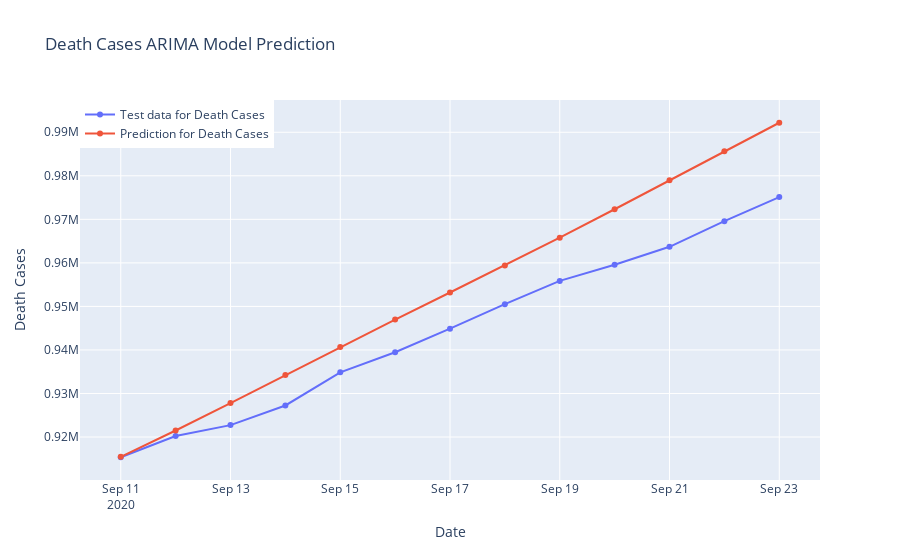

Notebook code for this chart:
### Code cell
#Checking the performance on test dataset

fig = go.Figure()
fig.add_trace(go.Scatter(x = model_test.index, y = model_test["Deaths"],
                    mode = 'lines + markers', name = "Test data for Death Cases",))
fig.add_trace(go.Scatter(x = model_test.index, y = y_pred["ARIMA Death Prediction"],
                    mode = 'lines + markers', name = "Prediction for Death Cases",))
fig.update_layout(title = "Death Cases ARIMA Model Prediction",
                 xaxis_title = "Date", yaxis_title = "Death Cases", legend = dict(x = 0, y = 1, traceorder = "normal"))
fig.show()

### Figure 1 — Plotly figure (JSON) as saved in the notebook; plotly's stock layout.template omitted (floating-point values rounded to 4 significant figures)
{"data": [{"mode": "lines+markers", "name": "Test data for Death Cases", "type": "scatter", "x": ["2020-09-11T00:00:00", "2020-09-12T00:00:00", "2020-09-13T00:00:00", "2020-09-14T00:00:00", "2020-09-15T00:00:00", "2020-09-16T00:00:00", "2020-09-17T00:00:00", "2020-09-18T00:00:00", "2020-09-19T00:00:00", "2020-09-20T00:00:00", "2020-09-21T00:00:00", "2020-09-22T00:00:00", "2020-09-23T00:00:00"], "y": [915356, 920231, 922737, 927249, 934852, 939473, 944887, 950520, 955866, 959565, 963693, 969578, 975104]}, {"mode": "lines+markers", "name": "Prediction for Death Cases", "type": "scatter", "x": ["2020-09-11T00:00:00", "2020-09-12T00:00:00", "2020-09-13T00:00:00", "2020-09-14T00:00:00", "2020-09-15T00:00:00", "2020-09-16T00:00:00", "2020-09-17T00:00:00", "2020-09-18T00:00:00", "2020-09-19T00:00:00", "2020-09-20T00:00:00", "2020-09-21T00:00:00", "2020-09-22T00:00:00", "2020-09-23T00:00:00"], "y": [915400.0, 921500.0, 927800.0, 934200.0, 940700.0, 947000.0, 953200.0, 959400.0, 965800.0, 972300.0, 979000.0, 985600.0, 992200.0]}], "layout": {"legend": {"traceorder": "normal", "x": 0, "y": 1}, "title": {"text": "Death Cases ARIMA Model Prediction"}, "xaxis": {"title": {"text": "Date"}}, "yaxis": {"title": {"text": "Death Cases"}}}}
